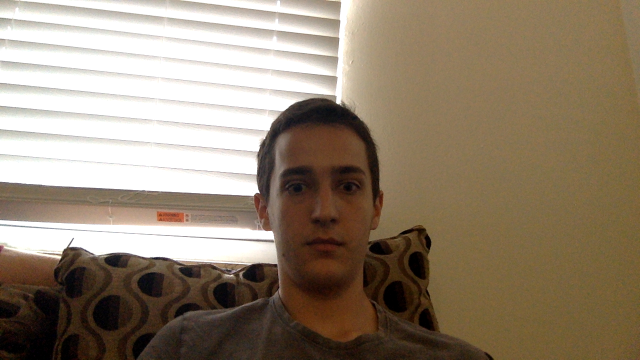
#> input picture images/frame.png, 640 x 360 px, given in place of the camera
$ python track_eyes.py
#> lines starting #> are read from the running program, lines starting #| are printed output that depends on the picture; after the words box and inside, x2 and y2 are one past the last pixel; in counts of white or black regions, pixels touching at a corner belong together
### haar_detector.py
import cv2 as cv
import numpy as np

''' Load the OpenCV face and eye classifiers '''
cv_path = '/library/frameworks/python.framework/versions/3.6/lib/python3.6/site-packages/cv2/data'
face_cascade = cv.CascadeClassifier(cv_path+'/haarcascade_frontalface_default.xml')
face_cascade_alt = cv.CascadeClassifier(cv_path+'/haarcascade_frontalface_alt.xml')
face_cascade_alt2 = cv.CascadeClassifier(cv_path+'/haarcascade_frontalface_alt2.xml')

eye_cascade = cv.CascadeClassifier(cv_path+'/haarcascade_eye.xml')
left_eye_cascade = cv.CascadeClassifier(cv_path+'/haarcascade_lefteye_2splits.xml')
right_eye_cascade = cv.CascadeClassifier(cv_path+'/haarcascade_righteye_2splits.xml')
glasses_cascade = cv.CascadeClassifier(cv_path+'/haarcascade_eye_tree_eyeglasses.xml')

# [12 lines left out: function percent_overlap, not called in this run]

def detect_faces(im):
    faces = face_cascade.detectMultiScale(im, 1.3, 5)
    if len(faces) == 0:
        faces = face_cascade_alt.detectMultiScale(im, 1.3, 5)
        if len(faces) == 0:
            faces = face_cascade_alt2.detectMultiScale(im, 1.3, 5)
    return faces

def detect_eyes(face):
    eyes = eye_cascade.detectMultiScale(face)
    if len(eyes) == 0:
        eyes = glasses_cascade.detectMultiScale(face)
        # if len(eyes) == 0:
        #     eyes = left_eye_cascade.detectMultiScale(face)
        #     eyes = np.concatenate((eyes, right_eye_cascade.detectMultiScale(face)), axis=0)
    return eyes

### track_eyes.py
import cv2 as cv
import numpy as np
from skimage.io import imsave
from skimage.transform import resize

from haar_detector import detect_faces, detect_eyes
from track_pupils import find_object

cap = cv.VideoCapture(0)

eyes = []

while True:
    _, frame = cap.read()
#> frame is the input picture: shape (360, 640, 3); mean B, G, R 111.9, 131, 146.4

    if len(eyes) == 0:
        gray = cv.cvtColor(frame, cv.COLOR_BGR2GRAY)
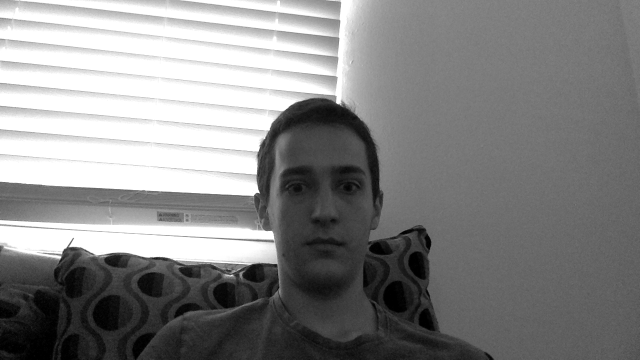
#> gray: shape (360, 640); min 0, max 255, mean 133.4
        faces = detect_faces(gray)
#> in detect_faces, `faces = face_cascade.detectMultiScale(im, 1.3, 5)`: faces = [[258, 129, 137, 137]]
#> faces = [[258, 129, 137, 137]]
        if len(faces) == 0:
            continue
        x, y, w, h = faces[0]
#> x = 258; y = 129; w = 137; h = 137

        face = gray[y:y+h, x:x+w]
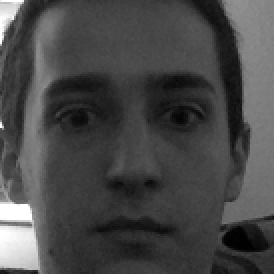
#> face: shape (137, 137) (shown 2 times larger); min 0, max 255, mean 72.1
        eyes = detect_eyes(face)
#> in detect_eyes, `eyes = eye_cascade.detectMultiScale(face)`: eyes = [[24, 46, 26, 26], [71, 39, 36, 36]]
#> eyes = [[24, 46, 26, 26], [71, 39, 36, 36]]
    else:
        tmp_eyes = []
        for eye in eyes:
            tmp_eyes.append(find_object(frame, eye[0], eye[1], eye[2], eye[3]))
        eyes = tmp_eyes


    #for pup in pupils:
    #    cv.circle(frame, (int(pup['x']), int(pup['y'])), int(pup['r']), (0, 0, 255), 3)

    for eye in eyes:
     #   cv.polylines(frame, [])
        cv.rectangle(frame, (eye[0], eye[1]), (eye[2], eye[3]), (0, 0, 255), 3)
#> this loop made 2 passes
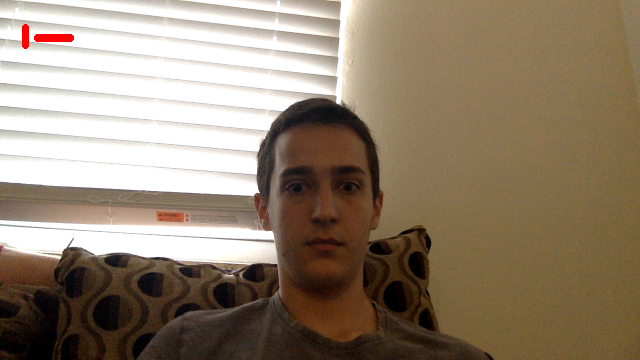
#> frame: shape (360, 640, 3); 0.2% of pixels changed, all inside (x1, y1, x2, y2) = (22, 24, 74, 49)

    cv.imshow('frame', frame)

    if cv.waitKey(1) & 0xFF == ord('q'):
#> (key q is pressed here)
        break

cap.release()
cv.destroyAllWindows()
